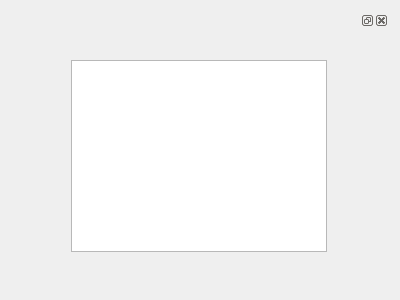
<?xml version="1.0" encoding="UTF-8"?>
<ui version="4.0">
 <class>TextFinder</class>
 <widget class="QWidget" name="TextFinder">
  <property name="geometry">
   <rect>
    <x>0</x>
    <y>0</y>
    <width>400</width>
    <height>300</height>
   </rect>
  </property>
  <property name="windowTitle">
   <string>TextFinder</string>
  </property>
  <layout class="QVBoxLayout" name="verticalLayout">
   <item>
    <layout class="QHBoxLayout" name="horizontalLayout">
     <item>
      <widget class="QDockWidget" name="dockWidget">
       <widget class="QWidget" name="dockWidgetContents">
        <widget class="QListView" name="listView">
         <property name="geometry">
          <rect>
           <x>60</x>
           <y>30</y>
           <width>256</width>
           <height>192</height>
          </rect>
         </property>
        </widget>
       </widget>
      </widget>
     </item>
    </layout>
   </item>
  </layout>
 </widget>
 <layoutdefault spacing="6" margin="11"/>
 <resources/>
 <connections/>
</ui>
